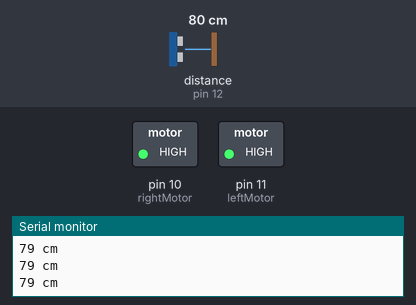
This sketch was run on a simulated Arduino Uno, built with avr-gcc and run on an emulated ATmega328P. On the bench: switched loads named in the sketch (green lamp = pin HIGH), the last lines printed to the serial monitor. Wiring (inferred from the names in the program): ultrasonic range finder: trigger pin 13; echo pin 12. The test bench sets the inputs (shaded band); at power-on: distance to the obstacle (sensor on pin 12) 80 cm. The echo pulse lasts 58.3 µs per cm; pins used as bus, display or sensor lines are not drawn.

Above: at 1.3 s.
1.4 s: distance to the obstacle (sensor on pin 12) set to 2 cm
At 1.8 s:
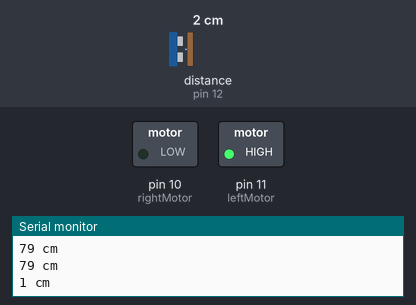
3.0 s: distance to the obstacle (sensor on pin 12) set to 35 cm
At 4.2 s:
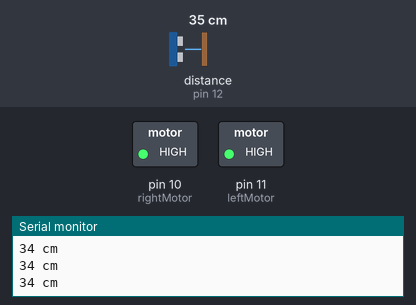
4.5 s: distance to the obstacle (sensor on pin 12) set to 4 cm
At 5.7 s:
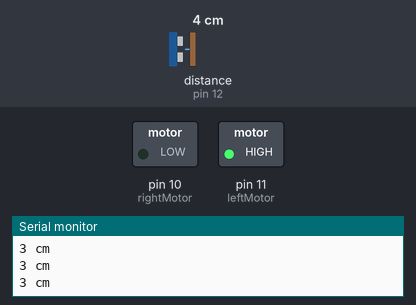
Timing chart, 0 to 7.5 s (numbered marks = the images above; inputs shaded):
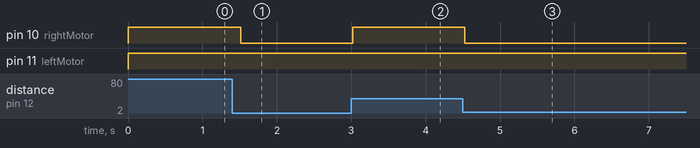

The sketch:

EyesForMotor_Uno.ino
```cpp
/*
 HC-SR04 Ping distance sensor]
 VCC to arduino 5v GND to arduino GND
 Echo to Arduino pin 13 Trig to Arduino pin 12
 Red POS to Arduino pin 11
 Green POS to Arduino pin 10
 560 ohm resistor to both LED NEG and GRD power rail
 More info at: http://goo.gl/kJ8Gl
 Original code improvements to the Ping sketch sourced from Trollmaker.com
 Some code and wiring inspired by http://en.wikiversity.org/wiki/User:Dstaub/robotcar
 */

#define trigPin 13
#define echoPin 12
#define leftMotor 11
#define rightMotor 10

void setup() {
  Serial.begin (9600);
  pinMode(trigPin, OUTPUT);
  pinMode(echoPin, INPUT);
  pinMode(leftMotor, OUTPUT);
  pinMode(rightMotor, OUTPUT);
}

void loop() {
  long duration, distance;
  digitalWrite(trigPin, LOW);  // Added this line
  delayMicroseconds(2); // Added this line
  digitalWrite(trigPin, HIGH);
//  delayMicroseconds(1000); - Removed this line
  delayMicroseconds(10); // Added this line
  digitalWrite(trigPin, LOW);
  duration = pulseIn(echoPin, HIGH);
  distance = (duration/2) / 29.1;

  //default = forwards
    digitalWrite(leftMotor,HIGH);
    digitalWrite(rightMotor,HIGH);

  //something close by
  if (distance < 30) {
    //need to turn

    digitalWrite(leftMotor,HIGH);
    digitalWrite(rightMotor,LOW);
}

  if (distance >= 200 || distance <= 0){
    Serial.println("Out of range");
  }
  else {
    Serial.print(distance);
    Serial.println(" cm");
  }
  delay(500);
}
```

Measured:
- after the input at 1.4 s, pin 10 (rightMotor): HIGH → LOW after 0.12 s
- after the input at 3.0 s, pin 10 (rightMotor): LOW → HIGH at once
- after the input at 4.5 s, pin 10 (rightMotor): HIGH → LOW at once
